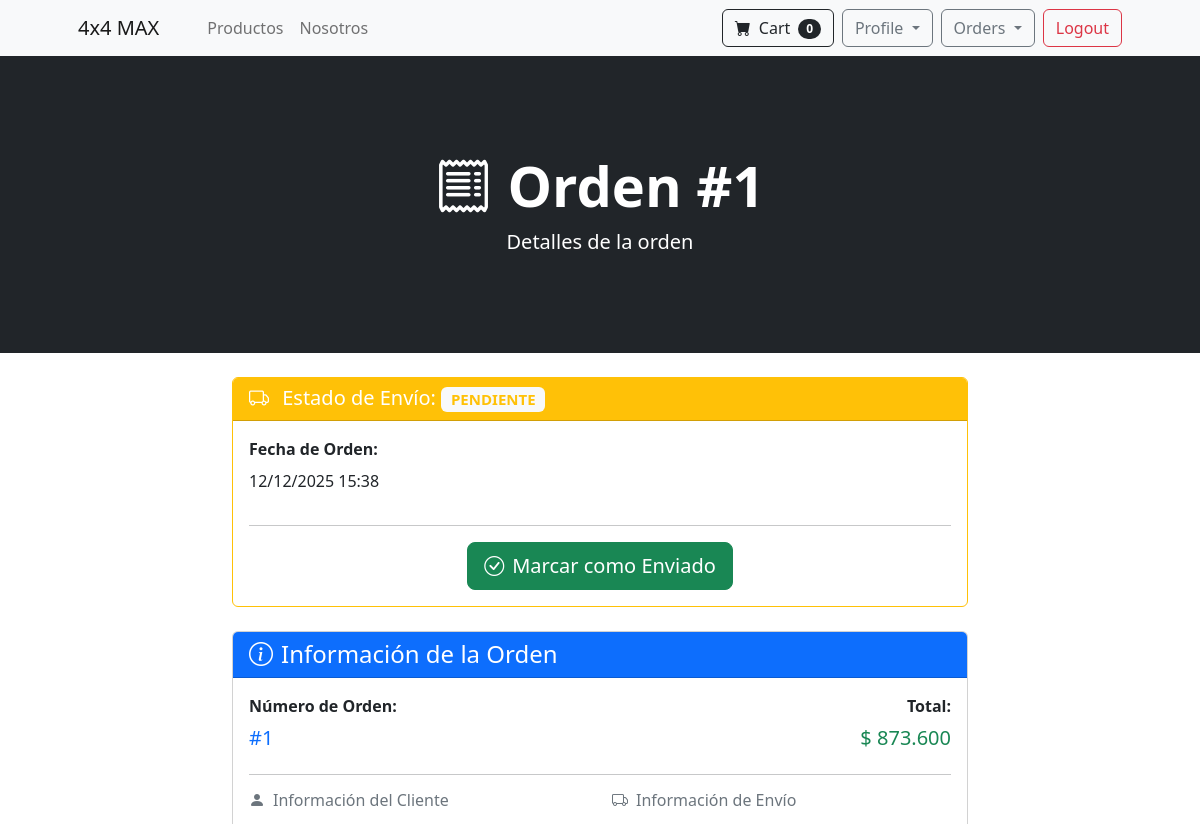
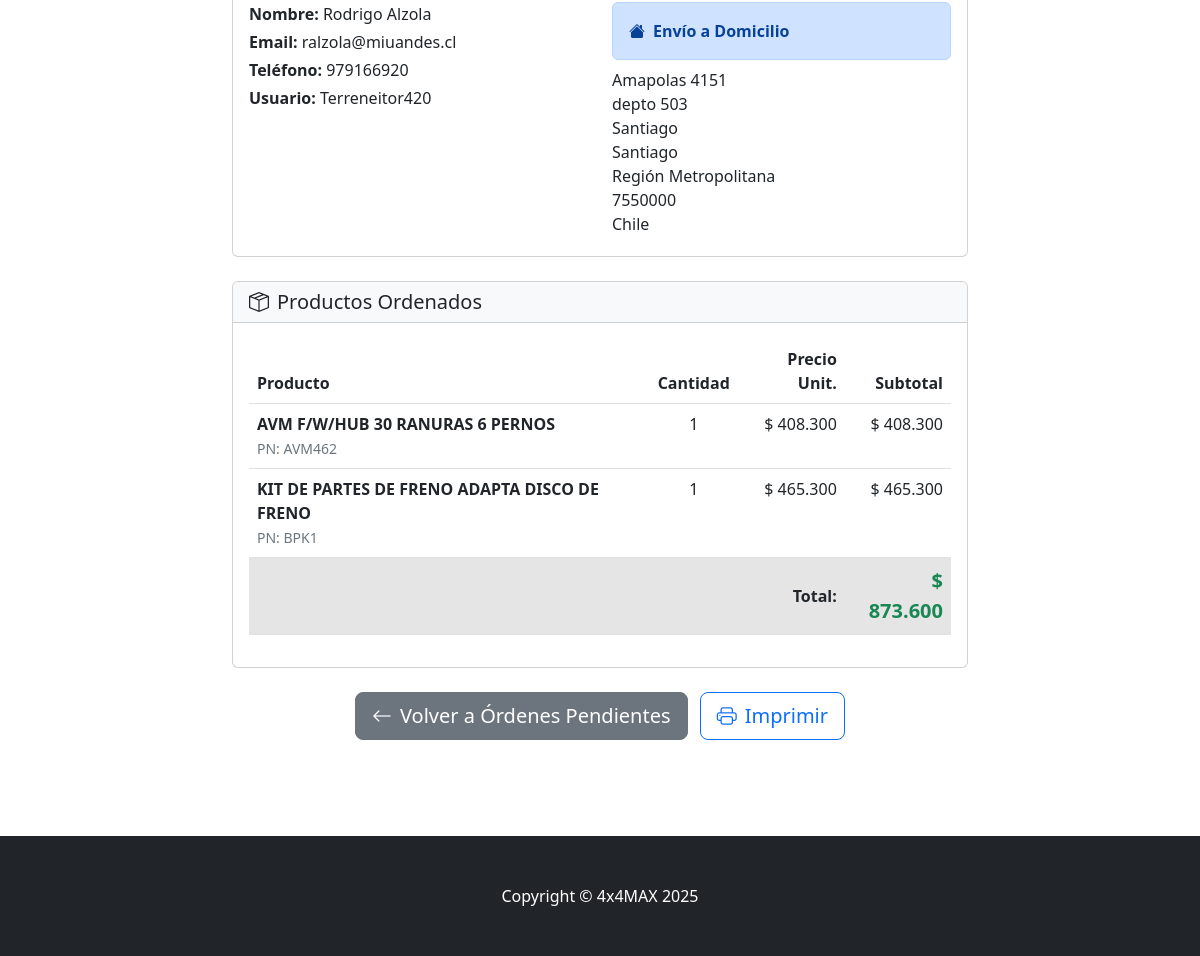
/payment/order/1 (signed in), run on the app's committed database (2 pictures, top to bottom).
### payment/models.py (models this page shows, shortened)
class Order(models.Model):
    user = models.ForeignKey(User, on_delete=models.CASCADE, null=True, blank=True)
    full_name = models.CharField(max_length=250)
    email = models.EmailField(max_length=250)
    phone = models.CharField(max_length=20)
    shipping_address = models.TextField(max_length=15000)
    workshop = models.ForeignKey('workshop.Workshop', on_delete=models.SET_NULL, null=True, blank=True)
    amount_pay = models.DecimalField(max_digits=10, decimal_places=2)
    date_order = models.DateTimeField(auto_now_add=True)
    shipped = models.BooleanField(default=False)
    date_shipped = models.DateTimeField(blank=True, null=True)
    has_international_items = models.BooleanField(default=False)

class OrderItem(models.Model):
    order = models.ForeignKey(Order, on_delete=models.CASCADE, null=True)
    product = models.ForeignKey(Product, on_delete=models.CASCADE, null=True)
    user = models.ForeignKey(User, on_delete=models.CASCADE, null=True, blank=True)
    quantity = models.PositiveBigIntegerField(default=1)
    price = models.DecimalField(max_digits=10, decimal_places=2)
    is_international = models.BooleanField(default=False)
    def get_total(self):
        return self.price * self.quantity

### store/models.py (models this page shows, shortened)
class Product(models.Model):
    sku = models.CharField(max_length=50, unique=True, blank=True, null=True)
    name = models.CharField(max_length=100)
    part_number = models.CharField(max_length=50, default='', blank=True, null=True)
    price = models.DecimalField(default=0, decimal_places=2, max_digits=10)
    category = models.ForeignKey(Category, on_delete=models.CASCADE, default=1)
    description = models.CharField(max_length=250, default='', blank=True, null=True)
    image = models.URLField(max_length=500, blank=True, null=True) # models.ImageField(upload_to='uploads/product/')
    is_sale = models.BooleanField(default=False)
    sale_price = models.DecimalField(default=0, decimal_places=2, max_digits=10)
    weight_kg = models.DecimalField(default=0, decimal_places=3, max_digits=10)
    length_cm = models.DecimalField(default=0, decimal_places=3, max_digits=10)
    height_cm = models.DecimalField(default=0, decimal_places=3, max_digits=10)
    width_cm = models.DecimalField(default=0, decimal_places=3, max_digits=10)
    volume_m3 = models.DecimalField(default=0, decimal_places=6, max_digits=15)
    motor = models.CharField(max_length=100, default='', blank=True, null=True)
    stock = models.IntegerField(default=0)
    stock_international = models.IntegerField(default=0)
    tariff_code = models.CharField(max_length=50, default='', blank=True, null=True)
    provider = models.ForeignKey(Provider, on_delete=models.CASCADE, null=True, blank=True)

### payment/views.py (the view, shortened to what this page needs)
# urls.py: path('order/<int:pk>', views.orders, name='orders'),
def orders(request, pk):
    if request.user.is_authenticated and request.user.is_superuser:
        order = Order.objects.get(id=pk)
        items = OrderItem.objects.filter(order=pk)
        return render(request, "payment/orders.html", {"order": order, "items": items})
    else:
        messages.success(request, "Access Denied.")
        return redirect('home')

### cart/cart.py (called while the page is built)
    def __len__(self):
        return len(self.cart)

### cart/context_processor.py (called while the page is built)
def cart(request):
    return {'cart': Cart(request)}

### store/templatetags/custom_filters.py (called while the page is built)
@register.filter
def currency_format(value):
    try:
        value = float(value)
        value = int(value)
        return f"{value:,}".replace(',', '.')
    except (ValueError, TypeError):
        return value

### payment/templates/payment/orders.html (shortened to what this page needs)
{% extends 'base.html' %}
{% load custom_filters %}
{% block content %}
<header class="bg-dark py-5">
  <div class="container px-4 px-lg-5 my-5">
    <div class="text-center text-white">
      <h1 class="display-4 fw-bolder">
        <i class="bi bi-receipt me-3"></i>Orden #{{ order.id }}
      </h1>
      <p class="lead fw-normal mb-0">Detalles de la orden</p>
    </div>
  </div>
</header>
<br/>
<div class="container">
  <div class="row justify-content-center">
    <div class="col-lg-8">
      <div class="card mb-4 {% if order.shipped %}border-success{% else %}border-warning{% endif %}">
        <div class="card-header {% if order.shipped %}bg-success{% else %}bg-warning{% endif %} text-white">
          <h5 class="mb-0">
            <i class="bi bi-truck me-2"></i>
            Estado de Envío:
            {% if order.shipped %}
              <span class="badge bg-light text-success">ENVIADO</span>
            {% else %}
              <span class="badge bg-light text-warning">PENDIENTE</span>
            {% endif %}
          </h5>
        </div>
        <div class="card-body">
          <div class="row">
            <div class="col-md-6">
              <p class="mb-2"><strong>Fecha de Orden:</strong></p>
              <p>{{ order.date_order|date:"d/m/Y H:i" }}</p>
            </div>
          </div>
          <hr>
          <div class="text-center">
            {% if not order.shipped %}
            <form method="POST" class="d-inline">
              <button type="submit" class="btn btn-success btn-lg">
                <i class="bi bi-check-circle me-2"></i>Marcar como Enviado
              </button>
            </form>
            {% endif %}
          </div>
        </div>
      </div>
      <div class="card mb-4">
        <div class="card-header bg-primary text-white">
          <h4 class="mb-0"><i class="bi bi-info-circle me-2"></i>Información de la Orden</h4>
        </div>
        <div class="card-body">
          <div class="row mb-3">
            <div class="col-md-6">
              <p class="mb-2"><strong>Número de Orden:</strong></p>
              <h5 class="text-primary">#{{ order.id }}</h5>
            </div>
            <div class="col-md-6 text-md-end">
              <p class="mb-2"><strong>Total:</strong></p>
              <h5 class="text-success">$ {{ order.amount_pay|currency_format }}</h5>
            </div>
          </div>
          <hr>
          <div class="row">
            <div class="col-md-6">
              <h6 class="text-muted mb-3"><i class="bi bi-person-fill me-2"></i>Información del Cliente</h6>
              <p class="mb-1"><strong>Nombre:</strong> {{ order.full_name }}</p>
              <p class="mb-1"><strong>Email:</strong> {{ order.email }}</p>
              <p class="mb-1"><strong>Teléfono:</strong> {{ order.phone }}</p>
              {% if order.user %}
              <p class="mb-1"><strong>Usuario:</strong> {{ order.user.username }}</p>
              {% else %}
              <p class="mb-1"><span class="badge bg-secondary">Usuario Invitado</span></p>
              {% endif %}
            </div>
            <div class="col-md-6">
              <h6 class="text-muted mb-3"><i class="bi bi-truck me-2"></i>Información de Envío</h6>
              {% if order.workshop %}
                <div class="alert alert-info mb-2">
                  <strong><i class="bi bi-tools me-2"></i>Envío a Taller</strong>
                </div>
                <p class="mb-1"><strong>Taller:</strong> {{ order.workshop.name }}</p>
                <p class="mb-1"><strong>Dirección:</strong> {{ order.workshop.address1 }}</p>
                <p class="mb-1">{{ order.workshop.commune }}, {{ order.workshop.city }}</p>
                <p class="mb-1"><strong>Teléfono:</strong> {{ order.workshop.phone }}</p>
                {% if order.workshop.email %}
                <p class="mb-1"><strong>Email:</strong> {{ order.workshop.email }}</p>
                {% endif %}
              {% else %}
                <div class="alert alert-primary mb-2">
                  <strong><i class="bi bi-house-fill me-2"></i>Envío a Domicilio</strong>
                </div>
                <p class="mb-1" style="white-space: pre-line;">{{ order.shipping_address }}</p>
              {% endif %}
            </div>
          </div>
        </div>
      </div>
      <div class="card mb-4">
        <div class="card-header bg-light">
          <h5 class="mb-0"><i class="bi bi-box-seam me-2"></i>Productos Ordenados</h5>
        </div>
        <div class="card-body">
          <div class="table-responsive">
            <table class="table table-hover">
              <thead>
                <tr>
                  <th>Producto</th>
                  <th class="text-center">Cantidad</th>
                  <th class="text-end">Precio Unit.</th>
                  <th class="text-end">Subtotal</th>
                </tr>
              </thead>
              <tbody>
                {% for item in items %}
                <tr>
                  <td>
                    <strong>{{ item.product.name }}</strong>
                    {% if item.product.part_number %}
                    <br><small class="text-muted">PN: {{ item.product.part_number }}</small>
                    {% endif %}
                  </td>
                  <td class="text-center">{{ item.quantity }}</td>
                  <td class="text-end">$ {{ item.price|currency_format }}</td>
                  <td class="text-end">$ {{ item.get_total|currency_format }}</td>
                </tr>
                {% endfor %}
              </tbody>
              <tfoot>
                <tr class="table-active">
                  <td colspan="3" class="text-end"><strong>Total:</strong></td>
                  <td class="text-end"><strong class="text-success fs-5">$ {{ order.amount_pay|currency_format }}</strong></td>
                </tr>
              </tfoot>
            </table>
          </div>
        </div>
      </div>
      <div class="text-center mb-5">
        {% if order.shipped %}
  <a href="{% url 'shipped_dash' %}" class="btn btn-secondary btn-lg me-2">
    <i class="bi bi-arrow-left me-2"></i>Volver a Órdenes Enviadas
  </a>
{% else %}
  <a href="{% url 'not_shipped_dash' %}" class="btn btn-secondary btn-lg me-2">
    <i class="bi bi-arrow-left me-2"></i>Volver a Órdenes Pendientes
  </a>
{% endif %}
        <button onclick="window.print()" class="btn btn-outline-primary btn-lg">
          <i class="bi bi-printer me-2"></i>Imprimir
        </button>
      </div>
    </div>
  </div>
</div>
<br/><br/>
{% endblock %}

### store/templates/base.html (style rules this page uses)
html, body { height: 100%; margin: 0; }

### data on the page
Order: id "1", date_order "12/12/2025 15:38", amount_pay "873.600", full_name "Rodrigo Alzola", email "ralzola@miuandes.cl", phone "979166920", user.username "Terreneitor420", shipping_address "Amapolas 4151 depto 503 Santiago Santiago Región Metropolitana 7550000 Chile"
OrderItem: product.name "AVM F/W/HUB 30 RANURAS 6 PERNOS", product.part_number "AVM462", quantity "1", price "408.300", get_total "408.300"
OrderItem: product.name "KIT DE PARTES DE FRENO ADAPTA DISCO DE FRENO", product.part_number "BPK1", quantity "1", price "465.300", get_total "465.300"

### other printed values
{{ cart|length }} "0"
